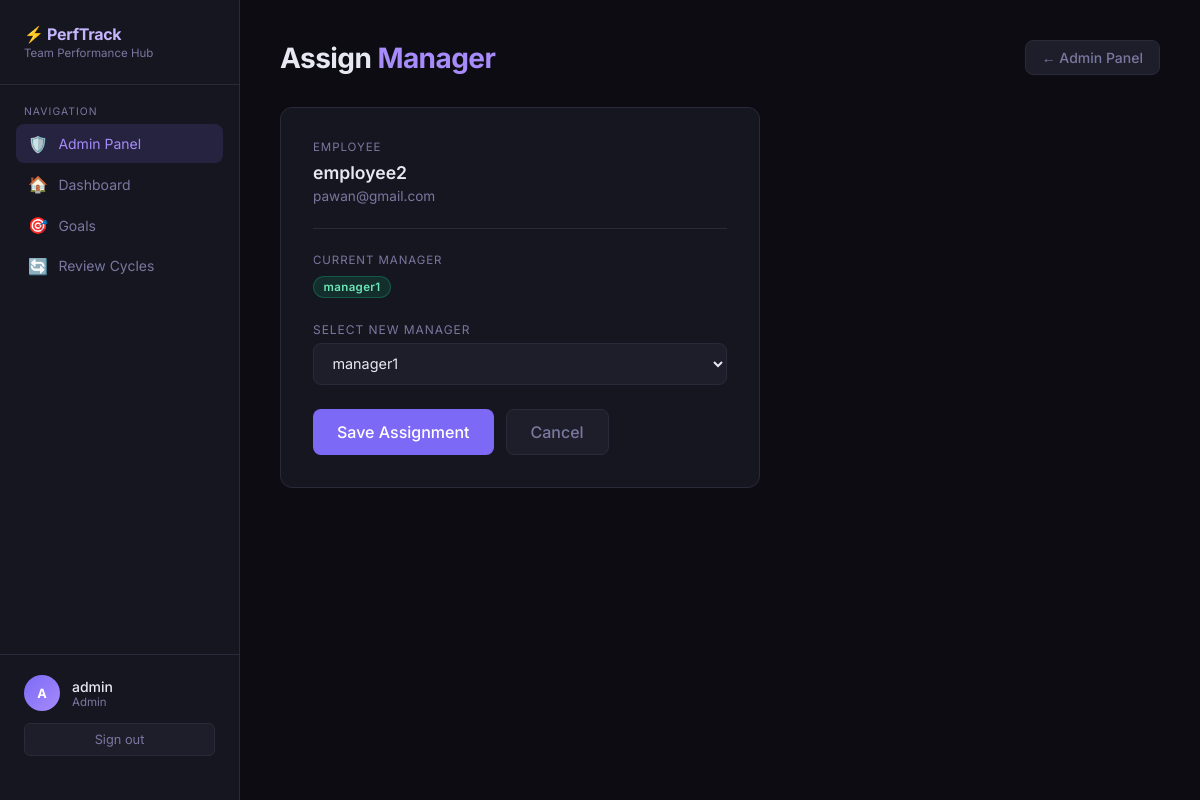
The app's page /admin-panel/employees/4/assign-manager/ (signed in) with its own data.
### users/models.py (models this page shows)
class User(AbstractUser):
    ROLE_CHOICES = (
        ('EMPLOYEE', 'Employee'),
        ('MANAGER', 'Manager'),
    )
    role = models.CharField(
        max_length=20,
        choices=ROLE_CHOICES,
        default='EMPLOYEE'
    )
    manager = models.ForeignKey(
        'self',
        null=True,
        blank=True,
        on_delete=models.SET_NULL,
        related_name='team_members'
    )
    def __str__(self):
        return self.username

### users/views.py (the view)
    def wrapper(request, *args, **kwargs):
        if not request.user.is_authenticated or not request.user.is_superuser:
            messages.error(request, 'You do not have permission to access the Admin Panel.')
            return redirect('home')
        return view_func(request, *args, **kwargs)

### users/forms.py
class AssignManagerForm(forms.ModelForm):
    manager = forms.ModelChoiceField(
        queryset=User.objects.filter(role='MANAGER'),
        empty_label='— Unassigned —',
        required=False,
        label='Manager',
    )
    class Meta:
        model  = User
        fields = ['manager']

### users/views.py (called while the page is built)
def admin_required(view_func):
    def wrapper(request, *args, **kwargs):
        if not request.user.is_authenticated or not request.user.is_superuser:
            messages.error(request, 'You do not have permission to access the Admin Panel.')
            return redirect('home')
        return view_func(request, *args, **kwargs)
    wrapper.__name__ = view_func.__name__
    return wrapper

@login_required
@admin_required
def admin_assign_manager(request, employee_pk):
    employee = get_object_or_404(User, pk=employee_pk, role='EMPLOYEE')
    if request.method == 'POST':
        form = AssignManagerForm(request.POST, instance=employee)
        if form.is_valid():
            form.save()
            new_manager = form.cleaned_data.get('manager')
            if new_manager:
                messages.success(request, f'{employee.username} assigned to manager {new_manager.username}.')
            else:
                messages.success(request, f'{employee.username} is now unassigned.')
            return redirect('admin_dashboard')
    else:
        form = AssignManagerForm(instance=employee)
    return render(request, 'users/admin_assign_manager.html', {
        'employee': employee,
        'form':     form,
    })

### templates/users/admin_assign_manager.html (shortened to what this page needs)
{% extends "base.html" %}
{% block nav_admin %}active{% endblock %}
{% block content %}
<div class="page-header">
    <h1 class="page-title">Assign <span>Manager</span></h1>
    <a href="{% url 'admin_dashboard' %}" class="btn btn-ghost">← Admin Panel</a>
</div>
<div class="card" style="max-width:480px;">
    <p class="section-label">Employee</p>
    <p style="font-size:1.1rem;font-weight:600;margin-bottom:0.3rem;">{{ employee.username }}</p>
    <p class="muted" style="font-size:0.85rem;margin-bottom:1.5rem;">{{ employee.email }}</p>
    <hr class="divider">
    <p class="section-label">Current Manager</p>
    <p style="margin-bottom:1.5rem;">
        {% if employee.manager %}
        <span class="badge badge-yes">{{ employee.manager.username }}</span>
        {% else %}
        <span class="badge badge-warn">Unassigned</span>
        {% endif %}
    </p>
    <form method="post" novalidate>
        {% for field in form %}
        <div class="form-group">
            <label for="{{ field.id_for_label }}">Select New Manager</label>
            {{ field }}
        </div>
        {% endfor %}
        <div class="actions-row" style="margin-top:1.5rem;">
            <button type="submit" class="btn btn-primary btn-lg">Save Assignment</button>
            <a href="{% url 'admin_dashboard' %}" class="btn btn-ghost btn-lg">Cancel</a>
        </div>
    </form>
</div>
{% endblock %}

### templates/base.html (shortened to what this page needs)
<!DOCTYPE html>
<html lang="en">
<head>
</head>
<body>
    <div class="layout">
        <aside class="sidebar">
            <div class="sidebar-logo">
                <div class="brand">⚡ PerfTrack</div>
                <div class="brand-sub">Team Performance Hub</div>
            </div>
            <div class="nav-section">
                <div class="nav-label">Navigation</div>
                {% if request.user.is_superuser %}
                <a href="/admin-panel/" class="nav-item {% block nav_admin %}{% endblock %}">
                    <span class="icon">🛡️</span> Admin Panel
                </a>
                {% endif %}
                <a href="/" class="nav-item {% block nav_dashboard %}{% endblock %}">
                    <span class="icon">🏠</span> Dashboard
                </a>
                <a href="/goals/" class="nav-item {% block nav_goals %}{% endblock %}">
                    <span class="icon">🎯</span> Goals
                </a>
                <a href="/cycles/" class="nav-item {% block nav_cycles %}{% endblock %}">
                    <span class="icon">🔄</span> Review Cycles
                </a>
            </div>
            <div class="sidebar-footer">
                <div class="user-info">
                    <div class="avatar">{{ request.user.username|first|upper }}</div>
                    <div>
                        <div class="user-name">{{ request.user.username }}</div>
                        <div class="user-role">
                            {% if request.user.is_superuser %}Admin
                            {% elif request.user.role == 'MANAGER' %}Manager
                            {% else %}Employee{% endif %}
                        </div>
                    </div>
                </div>
                <form method="post" action="/logout/">
                    <button type="submit" class="logout-btn">Sign out</button>
                </form>
            </div>
        </aside>
        <main class="main">
            {% block content %}{% endblock %}
        </main>
    </div>
</body>
</html>

### records on screen
User: user.username|first "A", user.username "admin"
User: username "employee2", email "pawan@gmail.com", manager.username "manager1", form "manager1"
